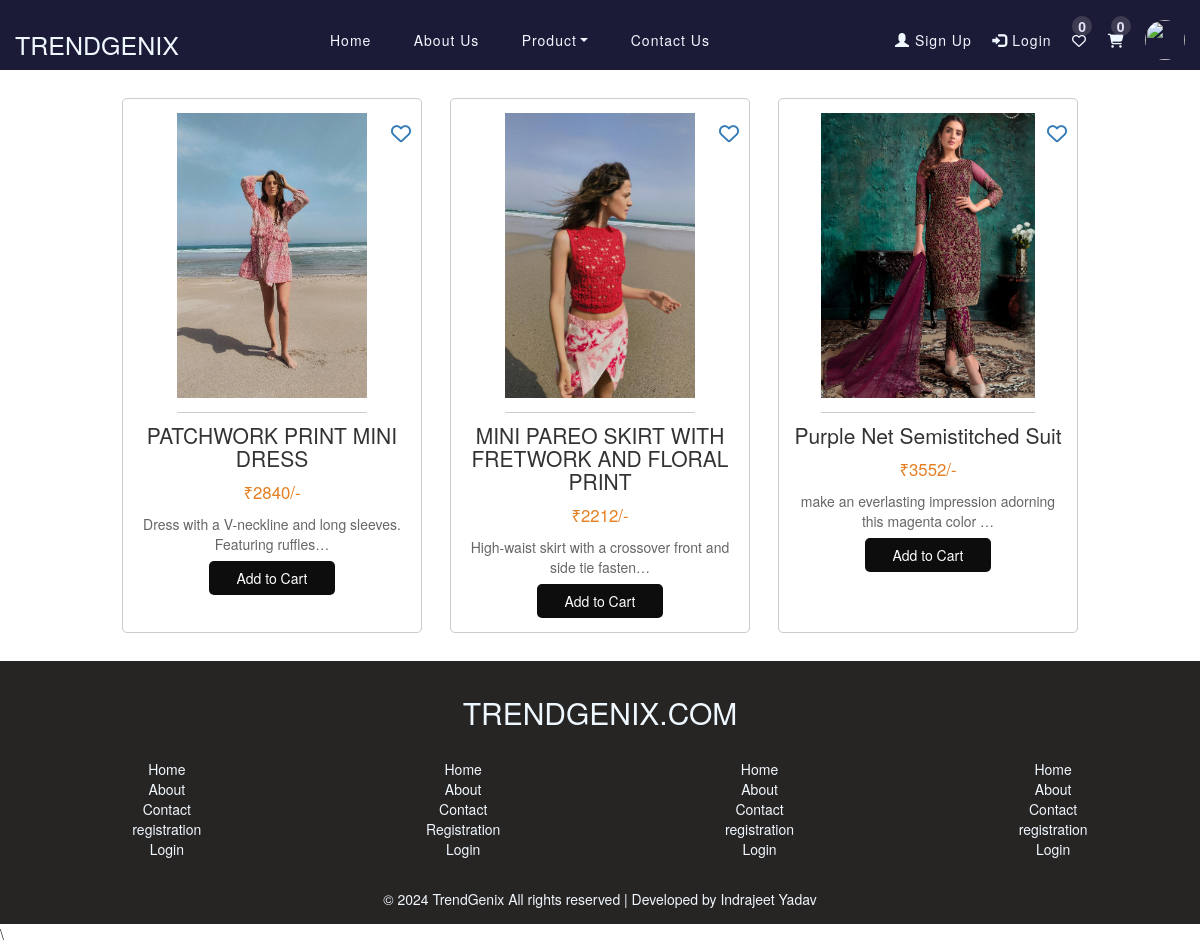
Screenshot of /women/ with the database file from the repository.
### app/models.py (models this page shows, shortened)
class Productmodel(models.Model):
    Prod_Name=models.CharField(max_length=254, null=True, choices=Product_for)
    Product_Type=models.CharField(max_length=254, null=True)
    Prod_Image1=models.ImageField(null=True)
    Prod_Image2=models.ImageField(null=True)
    Prod_Image3=models.ImageField(null=True)
    Prod_Image4=models.ImageField(null=True)
    Prod_Price =models.IntegerField(null=True)
    Prod_MRP=models.IntegerField(null=True)
    Discount=models.IntegerField(null=True)
    Prod_Offer=models.CharField(max_length=254, null=True)
    Prod_Detail=models.TextField(null=True)
    Prod_color=models.CharField(max_length=254, null=True)
    Serial_no=models.IntegerField(null=True)

### app/views.py (the view)
# urls.py: path('women/',women, name='women'),
def women(request):
    data=Productmodel.objects.filter(Prod_Name="Women")
    print(data.values())
    try:
        User_id=request.session.get('User_id')
        user_info=get_object_or_404(RegistrationModel, id=User_id)
        addcart = request.session.get('addtocart')
        try:
            cart_no=len(addcart)
        except:
            cart_no=0
        Context={
        'prop':data,
        'media_url': settings.MEDIA_URL,
        'user_name':user_info,
        'addcartno': cart_no,
    }
        return render(request, 'women.html', Context)
    except:
        Context={
        'prop':data,
        'media_url': settings.MEDIA_URL
    }
        return render(request, 'women.html',Context)

### app/templates/women.html (shortened to what this page needs)
{% extends 'base.html' %}
{% block content%}
<main>
    <section class="products">
        {% for i in prop %}
        <article class="product" id="product_container">
            <img src="{{media_url}}{{i.Prod_Image1}}" alt="Product 1" id="Product_image">
            <h2>{{i.Product_Type | default:'Product Name'}} </h2>
            <p class="price">₹{{i.Prod_Price | default:'40'}}/-</p>
            <p class="description">{{i.Prod_Detail | truncatechars:60}}</p>
            <a href="#" id="likebtn{{i.id}}" class="heart_likeproduct" onclick="likedproduct(i.id)"><i
                    class="fa-regular fa-heart"></i></a>
            <button id="prod_model_btn">
                <form action="{% url 'addtocart' pk=i.id %}" method="post">
                    <input type="submit" value="Add to Cart">
                </form>
            </button>
        </article>
        {% endfor %}
    </section>
</main>
{% endblock %}

### app/templates/base.html (shortened to what this page needs)
{% load static %}
<!DOCTYPE html>
<html lang="en">
<head>
    <link rel="stylesheet" href="{% static '/css/style.css' %}">
    <link rel="stylesheet" href="{% static '/css/registration.css' %}">
    <link href="https://cdn.jsdelivr.net/npm/bootstrap@5.3.3/dist/css/bootstrap.min.css" rel="stylesheet"
>
    <link rel="stylesheet" href="https://cdnjs.cloudflare.com/ajax/libs/font-awesome/6.5.2/css/all.min.css"
 />
    <link rel="stylesheet" href="https://maxcdn.bootstrapcdn.com/bootstrap/3.4.1/css/bootstrap.min.css">
    <link rel="stylesheet" href="https://cdnjs.cloudflare.com/ajax/libs/font-awesome/6.5.2/css/all.min.css"
 />
    <link rel="stylesheet"
        href="https://cdnjs.cloudflare.com/ajax/libs/MaterialDesign-Webfont/5.3.45/css/materialdesignicons.css"
 />
    <link href='https://unpkg.com/boxicons@2.1.4/css/boxicons.min.css' rel='stylesheet'>
    <link rel="stylesheet" href="https://cdnjs.cloudflare.com/ajax/libs/meyer-reset/2.0/reset.min.css">
    <link rel='stylesheet' href='//maxcdn.bootstrapcdn.com/bootstrap/3.3.5/css/bootstrap.min.css'>
</head>
<body>
    {% if user_name %}
    <div id="Navbar" class="navbar-inverse">
        <div id="responsive_icon_com_title">
            <div id="manubar_icon_box">
                <div id="manubar_icon_close" onclick="submanu_box(1)">
                    <i class="fa-solid fa-bars"></i>
                </div>
                <div id="manubar_icon_open" onclick="submanu_box(1)">
                    <i class="fa-solid fa-bars-staggered"></i>
                </div>
            </div>
            <div id="title"><a href="{% url 'index'%}">TRENDGENIX</a></div>
        </div>
        <ul id="navbar1">
            <li><a href="{% url 'index'%}">Home</a></li>
            <li><a href="{% url 'about'%}">About Us</a></li>
            <li class="nav-item dropdown">
                <a class="nav-link dropdown-toggle" href="{% url 'product'%}" role="button"
                    data-bs-toggle="dropdown">Product</a>
                <ul class="dropdown-menu" id="dropdown_manu">
                    <li><a href="{% url 'men'%}">Men</a></li>
                    <li><a href="{% url 'women'%}">Women</a></li>
                    <li><a href="{% url 'girl'%}">Kids</a></li>
                </ul>
            </li>
            <li><a href="{% url 'contact'%}">Contact Us</a></li>
        </ul>
        <ul id="userdashnavbar2">
            <li id="liked_icon_container">
                <div id="add_liked_value">{{addcartno | default:'0'}}</div>
                <a href="{% url 'login'%}"><i class="fa-regular fa-heart"></i></a>
            </li>
            <li id="addcart_icon_container">
                <div id="add_cart_value">{{addcartno | default:'0'}}</div>
                <a href="{% url 'cartpage'%}">
                    <i class="fa-solid fa-cart-shopping"></i>
                </a>
            </li>
            <li id="login_user" onclick="pro_info(1)">
                {% if user_name.Profile %}
                <img src="{{media_url}}{{user_name.Profile}}" alt="" id="usericon_img" />
                {% else %}
                <img id="usericon"
                    src="https://static.vecteezy.com/system/resources/thumbnails/004/607/791/small_2x/man-face-emotive-icon-smiling-male-character-in-blue-shirt-flat-illustration-isolated-on-white-happy-human-psychological-portrait-positive-emotions-user-avatar-for-app-web-design-vector.jpg"
                    alt="" />
                {% endif %}
            </li>
        </ul>
    </div>
    <div id="profile_box">
        {% if user_name.Profile %}
        <img src="{{media_url}}{{user_name.Profile}}" alt="" id="prof_image" />
        {% else %}
        <img src="https://ps.w.org/user-avatar-reloaded/assets/icon-256x256.png?rev=2540745" alt="" id="prof_image" />
        {% endif %}<br />
        <div style="width: 100%; height: auto; text-align: left; padding-left: 15px;">
            <form action="{% url 'editpro' %}" method="post">
                {% csrf_token %}
                <input type="text" name="accounttype" value="user_profile" id="" hidden>
                <input type="email" value="{{user_name.Email}}" name="email" id="" hidden>
                <input id="editpro_btn" type="submit" value="Edit Profile">
            </form>
            <form action="{% url 'changepass' %}" method="post">
                {% csrf_token %}
                <input type="email" value="{{user_name.Email}}" name="email" id="" hidden>
                <input id="editpro_btn" type="submit" value="Change password">
            </form>
            <a href="{% url 'myorder' %}" style=" color: rgb(155, 155, 218); margin-left: 10px;">My Order</a>
        </div>
        <div id="user_account_info">
            <label>{{user_name.About}}</label>
            {% if user_name.Username %}
            <label>Name &nbsp;&nbsp;&nbsp;:&nbsp; {{user_name.Username | default:'Guest'}}</label>
            {% else %}
            <label>Name &nbsp;&nbsp;&nbsp;:&nbsp; {{user_name.Name | default:'Guest'}}</label>
            {% endif %}
            <label>Email &nbsp;&nbsp; :&nbsp; {{user_name.Email | default:'abc@gmail.com'}}</label><br />
            <label>Number &nbsp;&nbsp;&nbsp;:&nbsp; {{user_name.Number | default:'1234567890'}}</label><br />
            <label>Password : &nbsp; {{user_name.Password | default:'Abc12345@'}}</label><br />
        </div>
        <button id="editpro_btn"><a href="{% url 'logout'%}">Logout</a></button><br /><br />
    </div>
    {% else %}
    <div id="Navbar" class="navbar-inverse">
        <div id="responsive_icon_com_title">
            <div id="title"><a href="{% url 'index'%}">TRENDGENIX</a></div>
        </div>
        <ul id="navbar1">
            <li><a href="{% url 'index'%}">Home</a></li>
            <li><a href="{% url 'about'%}">About Us</a></li>
            <li class="nav-item dropdown">
                <a class="nav-link dropdown-toggle" href="{% url 'product'%}" role="button"
                    data-bs-toggle="dropdown">Product</a>
            </li>
            <li><a href="{% url 'contact'%}">Contact Us</a></li>
        </ul>
        <ul id="navbar2">
            <li><a href="{% url 'register'%}"><span class="glyphicon glyphicon-user"></span> Sign Up</a></li>
            <li><a href="{% url 'login'%}"><span class="glyphicon glyphicon-log-in"></span> Login</a></li>
            <li id="liked_icon_container">
                <div id="add_liked_value">{{addcartno | default:'0'}}</div>
                <a href="{% url 'login'%}"><i class="fa-regular fa-heart"></i></a>
            </li>
            <li id="addcart_icon_container">
                <div id="add_cart_value">{{addcartno | default:'0'}}</div>
                <a href="{% url 'login'%}">
                    <i class="fa-solid fa-cart-shopping"></i>
                </a>
            </li>
            <li id="login_user" onclick="pro_info(1)">
                <img id="usericon"
                    src="https://static.vecteezy.com/system/resources/thumbnails/004/607/791/small_2x/man-face-emotive-icon-smiling-male-character-in-blue-shirt-flat-illustration-isolated-on-white-happy-human-psychological-portrait-positive-emotions-user-avatar-for-app-web-design-vector.jpg"
                    alt="" />
            </li>
        </ul>
    </div>
    {% endif %}
    {% block content%}
    {% endblock %}
    <Footer id="Footer">
        <h2>TRENDGENIX.COM</h2>
        <div id="links_box">
            <ul id="footlink1" style="list-style: none;">
                <li><a href="{% url 'index'%}">Home</a></li>
                <li><a href="{% url 'about'%}">About</a></li>
                <li><a href="{% url 'contact'%}">Contact</a></li>
                <li><a href="{% url 'register'%}">registration</a></li>
                <li><a href="{% url 'login'%}">Login</a></li>
            </ul>
            <ul id="footlink2" style="list-style: none;">
                <li><a href="{% url 'index'%}">Home</a></li>
                <li><a href="{% url 'about'%}">About</a></li>
                <li><a href="{% url 'contact'%}">Contact</a></li>
                <li><a href="{% url 'register'%}">Registration</a></li>
                <li><a href="{% url 'login'%}">Login</a></li>
            </ul>
            <ul id="footlink3" style="list-style: none;">
                <li><a href="{% url 'index'%}">Home</a></li>
                <li><a href="{% url 'about'%}">About</a></li>
                <li><a href="{% url 'contact'%}">Contact</a></li>
                <li><a href="{% url 'register'%}">registration</a></li>
                <li><a href="{% url 'login'%}">Login</a></li>
            </ul>
            <ul id="footlink4" style="list-style: none;">
                <li><a href="{% url 'index'%}">Home</a></li>
                <li><a href="{% url 'about'%}">About</a></li>
                <li><a href="{% url 'contact'%}">Contact</a></li>
                <li><a href="{% url 'register'%}">registration</a></li>
                <li><a href="{% url 'login'%}">Login</a></li>
            </ul>
        </div>
        <div>
            &copy; 2024 TrendGenix All rights reserved | Developed by Indrajeet Yadav
        </div>
    </Footer>
    \
</body>
</html>

### app/static/css/style.css (style rules this page uses)
* { margin: 0px; padding: 0px; box-sizing: border-box; }
#Navbar { list-style: none; width: 100%; height: 70px; display: flex; justify-content: space-between; align-items: center; padding: 1px 15px; padding-top: 20px; background-color: rgb(27, 27, 56); z-index: 110; position: sticky; top: -10px }
#navbar1 { width: 400px; list-style: none; display: flex; justify-content: space-between; align-items: center; }
#navbar2 { width: 310px; list-style: none; display: flex; justify-content: space-between; align-items: center; }
#title a { color: aliceblue; font-size: 25px; text-decoration: none; }
#login_user { color: aliceblue; cursor: pointer; }
#Navbar li a { text-decoration: none; color: aliceblue; letter-spacing: 1px; }
#responsive_icon_com_title { width: 130px; height: 38px; display: flex; justify-content: space-between; align-items: center; }
#usericon { width: 40px; height: 40px; border-radius: 50%; }
#addcart_icon_container, #liked_icon_container { position: relative; }
#add_cart_value { width: 20px; height: 20px; border-radius: 50px; text-align: center; background-color: rgba(198, 193, 193, 0.2); color: rgb(229, 229, 251); font-weight: 700; position: absolute; top: -14px; left: 3px; }
#add_liked_value { width: 20px; height: 20px; border-radius: 50px; text-align: center; background-color: rgba(198, 193, 193, 0.2); color: rgb(229, 229, 251); font-weight: 700; position: absolute; top: -14px; }
#Footer { text-align: center; color: aliceblue; padding: 15px 10px; background-color: rgb(39, 36, 36); }
#links_box { display: flex; justify-content: space-around; align-items: center; width: 100%; height: 150px; }
#footlink1 li a, #footlink2 li a, #footlink3 li a, #footlink4 li a { color: aliceblue; text-decoration: none; margin-bottom: 15px; }
#prod_model_btn form input { border: none; outline: none; background-color: #0d0d0d; }
#prod_model_btn { background-color: #0d0d0d; }

### app/static/css/registration.css (style rules this page uses)
main { padding: 2em; }
.products { display: flex; flex-wrap: wrap; gap: 2em; justify-content: center; }
.product { border: 1px solid #ccc; border-radius: 5px; padding: 1em; text-align: center; width: 300px; }
.product img { max-width: 100%; height: auto; border-bottom: 1px solid #ccc; padding-bottom: 1em; }
.product h2 { font-size: 1.5em; margin: 0.5em 0; }
.product .price { color: #e67e22; font-size: 1.2em; }
.product .description { font-size: 1em; color: #666; margin: 0.5em 0; }
.product button { background-color: #333; color: #fff; border: none; padding: 0.5em 2em; cursor: pointer; border-radius: 5px; }
#Product_image { height: 300px; object-fit: fill; }
.heart_likeproduct { font-size: 20px; position: absolute; top:20px; right:10px; }
#product_container { position: relative; }
body { margin-top:20px; background-color: #f1f3f7; }
a { text-decoration: none!important; }
body { margin-top:20px; background-color:#f2f6fc; color:#69707a; }
a { color: #2196F3; }

### rows the page displays
Productmodel: Prod_Image1 (picture), Product_Type "PATCHWORK PRINT MINI DRESS", Prod_Price "2840", Prod_Detail "Dress with a V-neckline and long sleeves. Featuring ruffles…"
Productmodel: Prod_Image1 (picture), Product_Type "MINI PAREO SKIRT WITH FRETWORK AND FLORAL PRINT", Prod_Price "2212", Prod_Detail "High-waist skirt with a crossover front and side tie fasten…"
Productmodel: Prod_Image1 (picture), Product_Type "Purple Net Semistitched Suit", Prod_Price "3552", Prod_Detail "make an everlasting impression adorning this magenta color …"

### other values shown
{{ addcartno | default:'0' }} "0"
